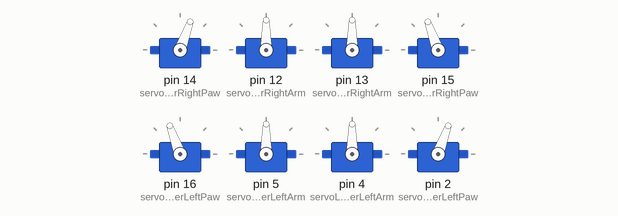
Recording of a sketch running on a simulated Arduino Uno, built with avr-gcc and run on an emulated ATmega328P. Parts: 8 × servo.

Above: at 1.55 s.
At 4.5 s:
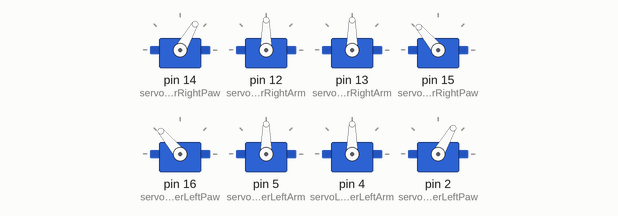
Timing chart, 0 to 8.4 s (numbered marks = the images above):
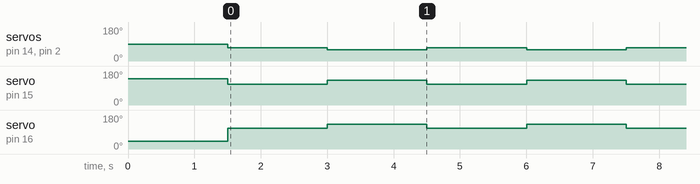

The sketch:

3_2_Quadruped_Position_Control.ino
```cpp
#include <Servo.h>

// Explicação inicial:
// Este código controla um robô quadrúpede utilizando servos. Utilizamos arrays para armazenar
// os ângulos dos servos e loops para percorrer esses arrays, ajustando as posições dos servos.

Servo servoUpperRightPaw;   // Pata superior direita [GPIO14]
Servo servoUpperRightArm;   // Braço superior direito [GPIO12]
Servo servoLowerRightArm;   // Braço inferior direito [GPIO13]
Servo servoLowerRightPaw;   // Pata inferior direita [GPIO15]
Servo servoUpperLeftPaw;    // Pata superior esquerda [GPIO16]
Servo servoUpperLeftArm;    // Braço superior esquerdo [GPIO5]
Servo servoLowerLeftArm;    // Braço inferior esquerdo [GPIO4]
Servo servoLowerLeftPaw;    // Pata inferior esquerda [GPIO2]

void setup() {
  Serial.begin(115200);  // Inicia a comunicação serial para debug

  // Anexamos cada servo a um pino específico na placa ESP8266
  servoUpperRightPaw.attach(14);  // Conecta o servo da pata superior direita ao pino GPIO 14
  servoUpperRightArm.attach(12);  // Conecta o servo do braço superior direito ao pino GPIO 12
  servoLowerRightArm.attach(13);  // Conecta o servo do braço inferior direito ao pino GPIO 13
  servoLowerRightPaw.attach(15);  // Conecta o servo da pata inferior direita ao pino GPIO 15
  servoUpperLeftPaw.attach(16);   // Conecta o servo da pata superior esquerda ao pino GPIO 16
  servoUpperLeftArm.attach(5);    // Conecta o servo do braço superior esquerdo ao pino GPIO 5
  servoLowerLeftArm.attach(4);    // Conecta o servo do braço inferior esquerdo ao pino GPIO 4
  servoLowerLeftPaw.attach(2);    // Conecta o servo da pata inferior esquerda ao pino GPIO 2

  // Ajustar para a posição central apenas uma vez no início
  ajustarPosicao(0); // Posição central
  delay(1000); // Espera 1 segundo
}

// Criamos uma matriz que armazena os ângulos dos servos para diferentes posições
// A matriz tem 3 linhas (diferentes posições) e 8 colunas (um ângulo para cada servo)
int servoPositions[3][8] = {
//G14, G12, G13, G15, G16, G5,  G4,  G2
  {90,  90,  90, 140,  40,  90,  90,  90}, // Posição central
  {70,  90,  90, 110, 110,  90,  90,  70}, // Posição um pouco acima do solo
  {60,  90,  90, 130, 130,  90,  90,  60}, // Posição de standby
};

// Função que ajusta os servos para as posições definidas na matriz
void ajustarPosicao(int posicao) {
  // Verificamos se a posição é válida (entre 0 e 2)
  if (posicao < 0 || posicao > 2) {
    Serial.println("Posição inválida!");
    return;
  }

  // Ajustamos cada servo para o ângulo correspondente na linha da matriz especificada por 'posicao'
  servoUpperRightPaw.write(servoPositions[posicao][0]); // Define o ângulo do servo da pata superior direita
  servoUpperRightArm.write(servoPositions[posicao][1]); // Define o ângulo do servo do braço superior direito
  servoLowerRightArm.write(servoPositions[posicao][2]); // Define o ângulo do servo do braço inferior direito
  servoLowerRightPaw.write(servoPositions[posicao][3]); // Define o ângulo do servo da pata inferior direita
  servoUpperLeftPaw.write(servoPositions[posicao][4]);  // Define o ângulo do servo da pata superior esquerda
  servoUpperLeftArm.write(servoPositions[posicao][5]);  // Define o ângulo do servo do braço superior esquerdo
  servoLowerLeftArm.write(servoPositions[posicao][6]);  // Define o ângulo do servo do braço inferior esquerdo
  servoLowerLeftPaw.write(servoPositions[posicao][7]);  // Define o ângulo do servo da pata inferior esquerda
  delay(500); // Espera pelo tempo especificado para permitir que os servos alcancem a posição
}

// Função principal que é executada repetidamente
void loop() {
  // Chamamos a função ajustarPosicao para ajustar os ângulos dos servos para diferentes posições
  ajustarPosicao(1); // Posição um pouco acima do solo
  delay(1000); // Espera 1 segundo
  ajustarPosicao(2); // Posição de standby
  delay(1000); // Espera 1 segundo
}
```

Measured:
- by itself, servo on pin 14 (servoUpperRightPaw), servo on pin 2 (servoLowerLeftPaw): alternates 70° for 1.5 s and 60° for 1.5 s
- by itself, servo on pin 15 (servoLowerRightPaw), servo on pin 16 (servoUpperLeftPaw): alternates 130° for 1.5 s and 110° for 1.5 s
